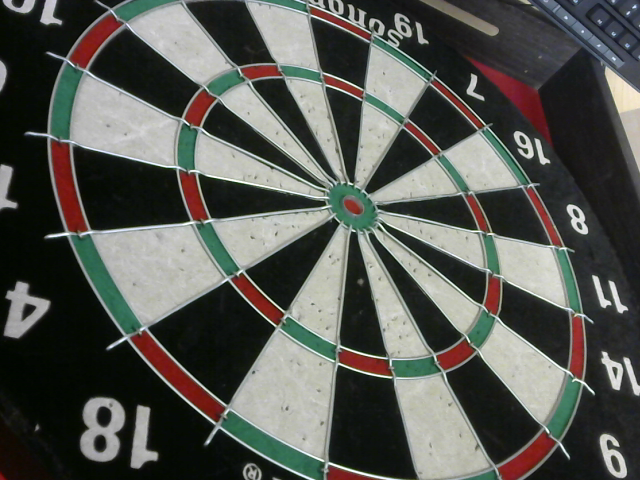
#> input picture Imagetest_cal1.png, 640 x 480 px, given in place of the camera
$ python Calibration_1.py
#> lines starting #> are read from the running program, lines starting #| are printed output that depends on the picture; after the words box and inside, x2 and y2 are one past the last pixel; in counts of white or black regions, pixels touching at a corner belong together
### VideoCapture.py
__author__ = "Hannes Hoettinger"

# import the necessary packages
from threading import Thread, Lock
import cv2
import os

# function call:
# vs = VideoStream(src=0).start()
# frame = vs.read()


class VideoStream:
    def __init__(self, src=0):
        # initialize the video camera stream and read the first frame
        # from the stream
#> called with src = 2
        self.stream = cv2.VideoCapture(src)
        self.stream.set(cv2.CAP_PROP_FRAME_WIDTH, 800)
        self.stream.set(cv2.CAP_PROP_FRAME_HEIGHT, 600)
        (self.grabbed, self.frame) = self.stream.read()
#> self.frame is the input picture: shape (480, 640, 3); mean B, G, R 82.3, 87.7, 86.1
        #self.frame = cv2.flip(self.frame, -1)  # flip the first frame
        #self.frame = cv2.rotate(frame, cv2.ROTATE_90_CLOCKWISE)

        # initialize the variable used to indicate if the thread should
        # be stopped
        self.stopped = False
        self.lock = Lock()

    def start(self):
        # start the thread to read frames from the video stream
        Thread(target=self.update, args=()).start()
        return self

    def update(self):
        # keep looping infinitely until the thread is stopped
        while True:
            # if the thread indicator variable is set, stop the thread
            if self.stopped:
                return

            # otherwise, read the next frame from the stream
            (grabbed, frame) = self.stream.read()
            frame = cv2.flip(frame, -1)  # flip the frame
            # rotate the frame 90 degrees
            #frame = cv2.rotate(frame, cv2.ROTATE_90_CLOCKWISE)

            # acquire the lock, update the frame, and release the lock
            with self.lock:
                self.grabbed = grabbed
                self.frame = frame

    def read(self):
        # acquire the lock, copy the frame, and release the lock
        with self.lock:
            grabbed = self.grabbed
#> grabbed = True
            frame = self.frame.copy()
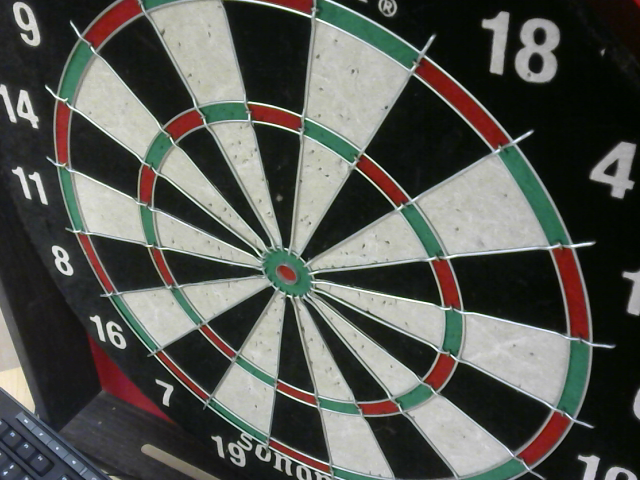
#> frame: shape (480, 640, 3); mean of channels 0, 1, 2 82.3, 87.7, 86.1; drawn as B, G, R
        return grabbed, frame

    # [6 lines left out: function stop, not called in this run]


# tester main function
# [23 lines that do not run on import are left out]

### Classes.py
__author__ = "Hannes Hoettinger"

import math
import cv2
# import cv2.cv as cv  # Deprecated and not needed

DEBUG = True


class Player:
    # [4 lines left out: function __init__, not called in this run]


class GUIDef:
    # [7 lines left out: function __init__, not called in this run]


class DartDef:
    # [6 lines left out: function __init__, not called in this run]


class EllipseDef:
    def __init__(self):
        self.a = -1
        self.b = -1
        self.x = -1
        self.y = -1
        self.angle = -1


#For file IO
class CalibrationData:
    def __init__(self):
        #for perspective transform
        self.top = []
        self.bottom = []
        self.left = []
        self.right = []
        self.points = []
        #radii of the rings, there are 6 in total
        self.ring_radius = [14, 32, 194, 214, 320, 340]
        self.center_dartboard = (400, 400)
        self.sectorangle = 2 * math.pi / 20
        self.dstpoints = []
        self.transformation_matrix = []

### Calibration_1.py
__author__ = "Hannes Hoettinger"

import cv2                   # type: ignore #open cv2
# import cv2.cv as cv          #open cv
import time
import numpy as np
from threading import Thread
from threading import Event
import sys
import math
import pickle
import os.path
from im2figure import *
from numpy.linalg import inv
from MathFunctions import *
from Classes import *
from Draw import *
from VideoCapture import VideoStream

# yo what up
DEBUG = False

ring_arr = []
winName3 = "hsv image colors?"
winName4 = "Calibration?"
winName5 = "Choose Ring"


def nothing(x):
    pass


# [89 lines left out: functions destinationPoint, transformation, manipulateTransformationPoints, not called in this run]


def autocanny(imCal):
    # apply automatic Canny edge detection using the computed median
    sigma = 0.33
    v = np.median(imCal)
    #lower = int(max(0, (1.0 - sigma) * v))
    #upper = int(min(255, (1.0 + sigma) * v))
    edged = cv2.Canny(imCal, 250, 255)

    return edged


def findEllipse(thresh2, image_proc_img):

    Ellipse = EllipseDef()

    contours, hierarchy = cv2.findContours(thresh2, 1, 2)

    minThresE = 200000/4
    maxThresE = 1000000/4

    ## contourArea threshold important -> make accessible
    for cnt in contours:
        try:  # threshold critical, change on demand?
            if minThresE < cv2.contourArea(cnt) < maxThresE:
                ellipse = cv2.fitEllipse(cnt)
                cv2.ellipse(image_proc_img, ellipse, (0, 255, 0), 2)

                x, y = ellipse[0]
                a, b = ellipse[1]
                angle = ellipse[2]

                center_ellipse = (x, y)

                a = a / 2
                b = b / 2

                cv2.ellipse(image_proc_img, (int(x), int(y)), (int(a), int(b)), int(angle), 0.0, 360.0,
                            (255, 0, 0))
        # corrupted file
        except:
            print("error")
            return Ellipse, image_proc_img

    Ellipse.a = a
    Ellipse.b = b
    Ellipse.x = x
    Ellipse.y = y
    Ellipse.angle = angle
    return Ellipse, image_proc_img


def findSectorLines(edged, image_proc_img, angleZone1, angleZone2):
    p = []
    intersectp = []
    lines_seg = []
    counter = 0

    # fit line to find intersec point for dartboard center point
    lines = cv2.HoughLines(edged, 1, np.pi / 80, 100, 100)

    ## sector angles important -> make accessible
    for rho, theta in lines[0]:
        # split between horizontal and vertical lines (take only lines in certain range)
        if theta > np.pi / 180 * angleZone1[0] and theta < np.pi / 180 * angleZone1[1]:

            a = np.cos(theta)
            b = np.sin(theta)
            x0 = a * rho
            y0 = b * rho
            x1 = int(x0 + 2000 * (-b))
            y1 = int(y0 + 2000 * (a))
            x2 = int(x0 - 2000 * (-b))
            y2 = int(y0 - 2000 * (a))

            for rho1, theta1 in lines[0]:

                if theta1 > np.pi / 180 * angleZone2[0] and theta1 < np.pi / 180 * angleZone2[1]:

                    a = np.cos(theta1)
                    b = np.sin(theta1)
                    x0 = a * rho1
                    y0 = b * rho1
                    x3 = int(x0 + 2000 * (-b))
                    y3 = int(y0 + 2000 * (a))
                    x4 = int(x0 - 2000 * (-b))
                    y4 = int(y0 - 2000 * (a))

                    if y1 == y2 and y3 == y4:  # Horizontal Lines
                        diff = abs(y1 - y3)
                    elif x1 == x2 and x3 == x4:  # Vertical Lines
                        diff = abs(x1 - x3)
                    else:
                        diff = 0

                    if diff < 200 and diff != 0:
                        continue

                    cv2.line(image_proc_img, (x1, y1), (x2, y2), (255, 0, 0), 1)
                    cv2.line(image_proc_img, (x3, y3), (x4, y4), (255, 0, 0), 1)

                    p.append((x1, y1))
                    p.append((x2, y2))
                    p.append((x3, y3))
                    p.append((x4, y4))

                    intersectpx, intersectpy = intersectLines(p[counter], p[counter + 1], p[counter + 2],
                                                              p[counter + 3])

                    # consider only intersection close to the center of the image
                    if intersectpx < 200 or intersectpx > 900 or intersectpy < 200 or intersectpy > 900:
                        continue

                    intersectp.append((intersectpx, intersectpy))

                    lines_seg.append([(x1, y1), (x2, y2)])
                    lines_seg.append([(x3, y3), (x4, y4)])

                    cv2.line(image_proc_img, (x1, y1), (x2, y2), (255, 0, 0), 1)
                    cv2.line(image_proc_img, (x3, y3), (x4, y4), (255, 0, 0), 1)

                    # point offset
                    counter = counter + 4

    return lines_seg, image_proc_img


def ellipse2circle(Ellipse):
    angle = (Ellipse.angle) * math.pi / 180
    x = Ellipse.x
    y = Ellipse.y
    a = Ellipse.a
    b = Ellipse.b

    # build transformation matrix http://math.stackexchange.com/questions/619037/circle-affine-transformation
    R1 = np.array([[math.cos(angle), math.sin(angle), 0], [-math.sin(angle), math.cos(angle), 0], [0, 0, 1]])
    R2 = np.array([[math.cos(angle), -math.sin(angle), 0], [math.sin(angle), math.cos(angle), 0], [0, 0, 1]])

    T1 = np.array([[1, 0, -x], [0, 1, -y], [0, 0, 1]])
    T2 = np.array([[1, 0, x], [0, 1, y], [0, 0, 1]])

    D = np.array([[1, 0, 0], [0, a / b, 0], [0, 0, 1]])

    M = T2.dot(R2.dot(D.dot(R1.dot(T1))))

    return M


def getEllipseLineIntersection(Ellipse, M, lines_seg):
    center_ellipse = (Ellipse.x, Ellipse.y)
    circle_radius = Ellipse.a
    M_inv = np.linalg.inv(M)

    # find line circle intersection and use inverse transformation matrix to transform it back to the ellipse
    intersectp_s = []
    for lin in lines_seg:
        line_p1 = M.dot(np.transpose(np.hstack([lin[0], 1])))
        line_p2 = M.dot(np.transpose(np.hstack([lin[1], 1])))
        inter1, inter_p1, inter2, inter_p2 = intersectLineCircle(np.asarray(center_ellipse), circle_radius,
                                                                 np.asarray(line_p1), np.asarray(line_p2))
        if inter1:
            inter_p1 = M_inv.dot(np.transpose(np.hstack([inter_p1, 1])))
            if inter2:
                inter_p2 = M_inv.dot(np.transpose(np.hstack([inter_p2, 1])))
                intersectp_s.append(inter_p1)
                intersectp_s.append(inter_p2)

    return intersectp_s


def getTransformationPoints(image_proc_img, mount):

#> called with mount = 'right'
    imCalHSV = cv2.cvtColor(image_proc_img, cv2.COLOR_BGR2HSV)
#> imCalHSV: shape (480, 640, 3); mean H, S, V 55, 60.5, 92.5
    kernel = np.ones((5, 5), np.float32) / 25
    blur = cv2.filter2D(imCalHSV, -1, kernel)
#> blur: shape (480, 640, 3); mean H, S, V 55, 60.5, 92.5
    h, s, imCal = cv2.split(blur)
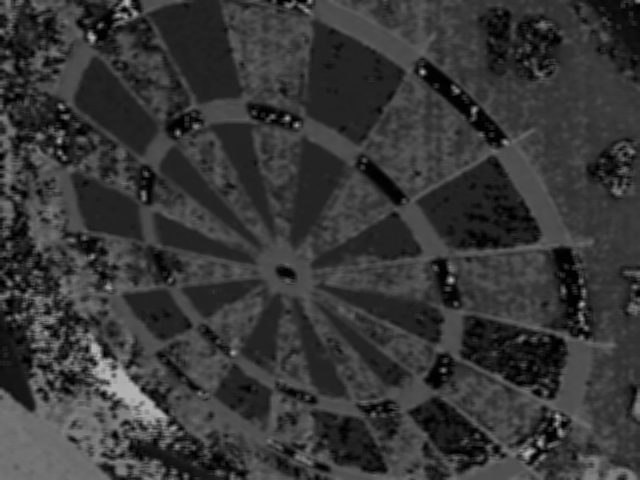
#> h: shape (480, 640); min 0, max 178, mean 55
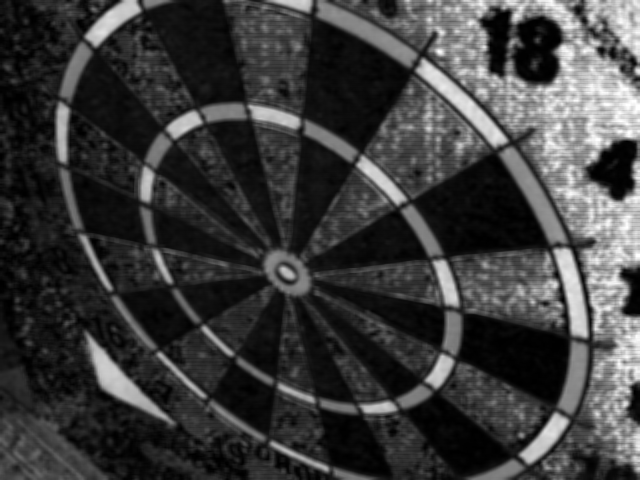
#> s: shape (480, 640); min 0, max 255, mean 60.5
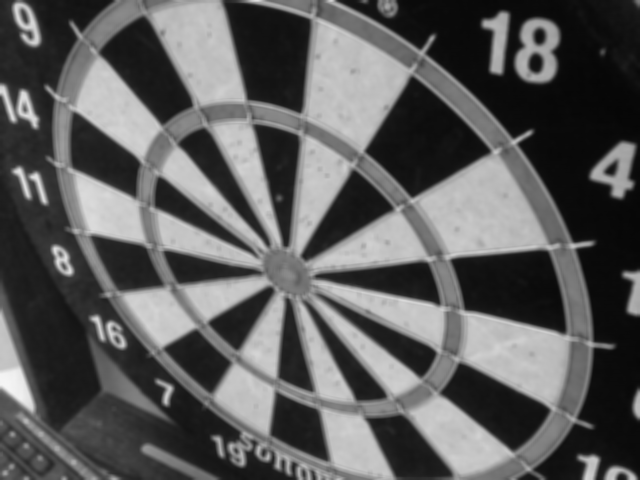
#> imCal: shape (480, 640); min 6, max 245, mean 92.5

    ## threshold important -> make accessible
    #ret, thresh = cv2.threshold(imCal, 140, 255, cv2.THRESH_BINARY_INV)
    ret, thresh = cv2.threshold(imCal, 0, 255, cv2.THRESH_BINARY + cv2.THRESH_OTSU)
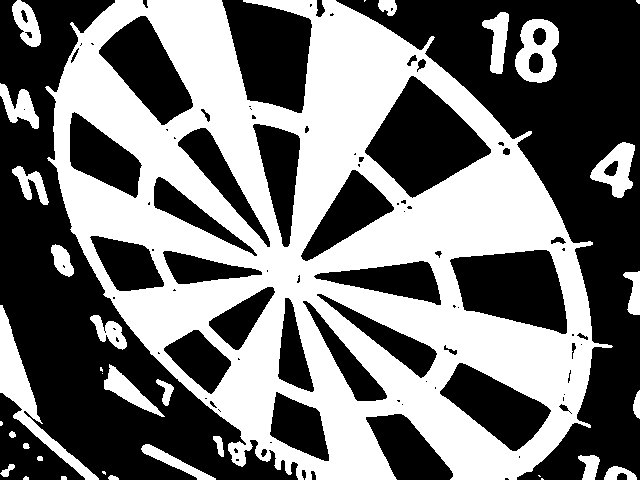
#> thresh: shape (480, 640); 46.3% white; 34 white regions (9 under 20 px), largest, box (x1, y1, x2, y2) and area: (45, 0, 613, 480) 128209, (0, 305, 99, 480) 3001, (515, 19, 559, 83) 1784
#> ret = 97

    ## kernel size important -> make accessible
    # very important -> removes lines outside the outer ellipse -> find ellipse
    kernel = np.ones((5, 5), np.uint8)
    thresh2 = cv2.morphologyEx(thresh, cv2.MORPH_CLOSE, kernel)
#> thresh2: shape (480, 640); 46.8% white; 32 white regions (8 under 20 px)
#> (the rest of the program and of its run is left out)
